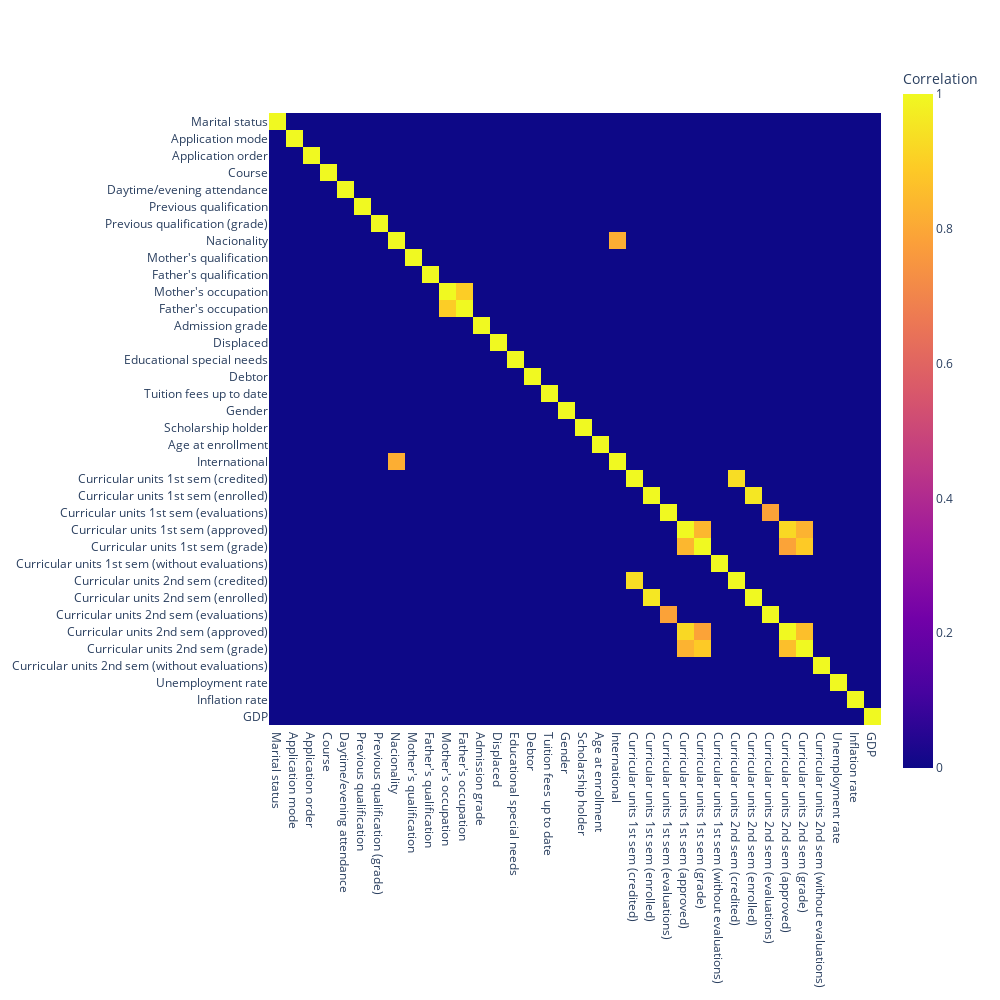

Notebook code cell kept with this figure:
### Code cell
## PCA
corr_matrix = abs(data.corr())

threshold = 0.7
high_corr = corr_matrix[corr_matrix >= threshold].fillna(0)

heat_map = px.imshow(high_corr,
                     labels=dict(color="Correlation"),
                     x=corr_matrix.columns,
                     y=corr_matrix.columns, 
                     width = 1000,
                     height = 1000)

heat_map.show()

### Figure 1 — Plotly figure (JSON) as saved in the notebook; plotly's stock layout.template omitted (floating-point values rounded to 4 significant figures; data arrays with more than 128 entries replaced by an {"elided": "..."} marker saying what was removed)
{"data": [{"coloraxis": "coloraxis", "hovertemplate": "x: %{x}<br>y: %{y}<br>Correlation: %{z}<extra></extra>", "name": "0", "type": "heatmap", "x": ["Marital status", "Application mode", "Application order", "Course", "Daytime/evening attendance", "Previous qualification", "Previous qualification (grade)", "Nacionality", "Mother's qualification", "Father's qualification", "Mother's occupation", "Father's occupation", "Admission grade", "Displaced", "Educational special needs", "Debtor", "Tuition fees up to date", "Gender", "Scholarship holder", "Age at enrollment", "International", "Curricular units 1st sem (credited)", "Curricular units 1st sem (enrolled)", "Curricular units 1st sem (evaluations)", "Curricular units 1st sem (approved)", "Curricular units 1st sem (grade)", "Curricular units 1st sem (without evaluations)", "Curricular units 2nd sem (credited)", "Curricular units 2nd sem (enrolled)", "Curricular units 2nd sem (evaluations)", "Curricular units 2nd sem (approved)", "Curricular units 2nd sem (grade)", "Curricular units 2nd sem (without evaluations)", "Unemployment rate", "Inflation rate", "GDP"], "xaxis": "x", "y": ["Marital status", "Application mode", "Application order", "Course", "Daytime/evening attendance", "Previous qualification", "Previous qualification (grade)", "Nacionality", "Mother's qualification", "Father's qualification", "Mother's occupation", "Father's occupation", "Admission grade", "Displaced", "Educational special needs", "Debtor", "Tuition fees up to date", "Gender", "Scholarship holder", "Age at enrollment", "International", "Curricular units 1st sem (credited)", "Curricular units 1st sem (enrolled)", "Curricular units 1st sem (evaluations)", "Curricular units 1st sem (approved)", "Curricular units 1st sem (grade)", "Curricular units 1st sem (without evaluations)", "Curricular units 2nd sem (credited)", "Curricular units 2nd sem (enrolled)", "Curricular units 2nd sem (evaluations)", "Curricular units 2nd sem (approved)", "Curricular units 2nd sem (grade)", "Curricular units 2nd sem (without evaluations)", "Unemployment rate", "Inflation rate", "GDP"], "yaxis": "y", "z": {"elided": "36x36 float values"}}], "layout": {"coloraxis": {"colorbar": {"title": {"text": "Correlation"}}, "colorscale": [[0, "#0d0887"], [0.1111, "#46039f"], [0.2222, "#7201a8"], [0.3333, "#9c179e"], [0.4444, "#bd3786"], [0.5556, "#d8576b"], [0.6667, "#ed7953"], [0.7778, "#fb9f3a"], [0.8889, "#fdca26"], [1, "#f0f921"]]}, "height": 1000, "margin": {"t": 60}, "width": 1000, "xaxis": {"anchor": "y", "constrain": "domain", "domain": [0, 1], "scaleanchor": "y"}, "yaxis": {"anchor": "x", "autorange": "reversed", "constrain": "domain", "domain": [0, 1]}}}
